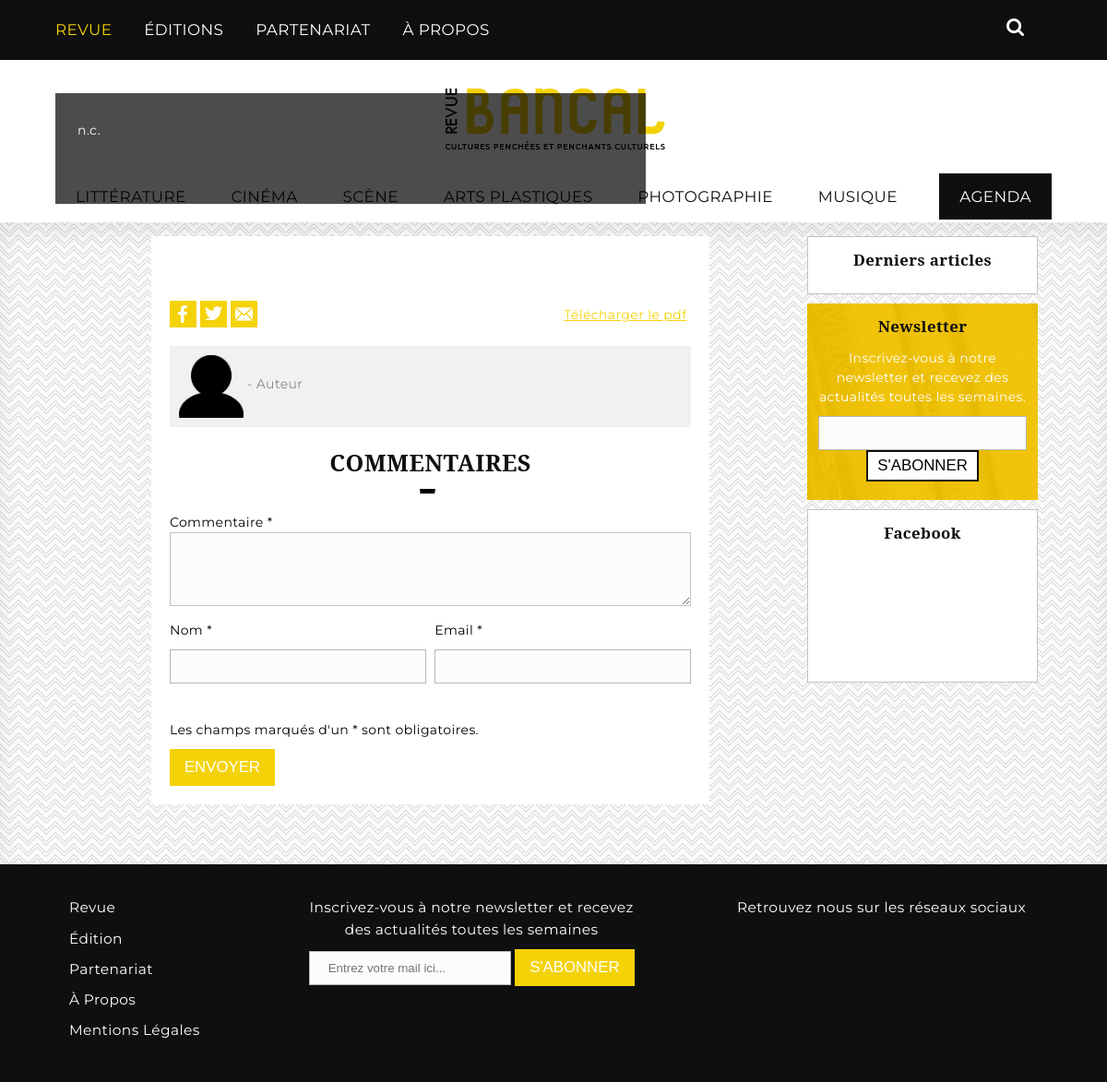
The app's page /article.php with its own data.
### tables this page shows
CREATE TABLE `categories` (
  `id` int(11) NOT NULL,
  `created` datetime NOT NULL,
  `updated` datetime NOT NULL,
  `nom_categorie` varchar(155) NOT NULL
);

### includes/debutPhp.php (called while the page is built, shortened)
<?php
$categoriesH = $db->prepare('SELECT * FROM categories');
$categoriesH->execute();
$datacategoriesH = $categoriesH->fetchAll(PDO::FETCH_ASSOC);

### includes/categories.php (the view, shortened to what this page needs)
<div class="wrapper categories catcache">
        <ul>
            <?php
                foreach($datacategoriesH as $datacategories){  ?>
                    <li><a <?php
			     if(isset($_GET['nom_categorie']) && $_GET['nom_categorie'] == $datacategories['nom_categorie'])
				    echo 'class="active"';
			     ?> href="categorie.php?nom_categorie=<?php echo $datacategories['nom_categorie'] ?>"><?php echo $datacategories['nom_categorie'] ?></a></li>
            <?php } ?>
            <li class="droite li-agenda">
                <a href="agenda.php" id="agenda">Agenda</a>
            </li>
        </ul>
    </div>

### css/bancal.css (style rules this page uses)
html, body { height: 100%; font-family: 'Montserrat', sans-serif; line-height: 1.5; letter-spacing: 0.4px; font-size: 14px; }
a { text-decoration: none; }
.droite { float: right; }
.categories { font-family: 'Montserrat', sans-serif; font-size: 1.2rem; text-transform: uppercase; margin-top: 20px; text-transform: none; color: #000; }
.categories a { padding: 15px 22px; color: #0f0f0f; margin-bottom: 5px; text-transform: uppercase; text-decoration: none; }
ul li { display: inline-block; vertical-align: top; }
#agenda { background-color: #0f0f0f; color: #fff; }
.li-agenda { position: relative }
.categories ul { margin-bottom: 15px; }

### css/bancal.grid.css (style rules this page uses)
* { box-sizing: border-box; }
html { background: #fff; }
.wrapper { width: 90%; max-width: 1140px; margin: 0 auto; }

### records on screen
categories: nom_categorie "LITTÉRATURE"
categories: nom_categorie "CINÉMA"
categories: nom_categorie "SCÈNE"
categories: nom_categorie "ARTS PLASTIQUES"
categories: nom_categorie "PHOTOGRAPHIE"
categories: nom_categorie "MUSIQUE"

### other values on screen
dateEU($data['updated']) "n.c."
